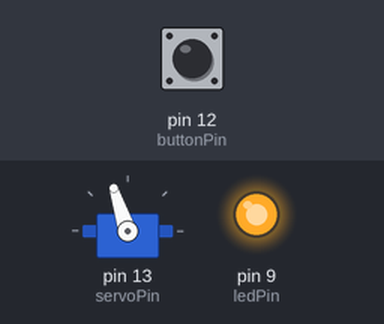
Bench run of a sketch on a simulated Arduino Uno, built with avr-gcc and run on an emulated ATmega328P. On the bench: servo, output pins drawn as LEDs (lit = HIGH). The test bench sets the inputs (shaded band); at power-on: pin 12 (buttonPin) LOW.

Above: at 2.7 s.
2.8 s: pin 12 (buttonPin) pulled HIGH for 1.2 s
At 3.7 s:
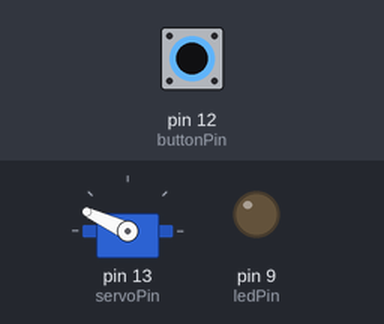
At 4.15 s:
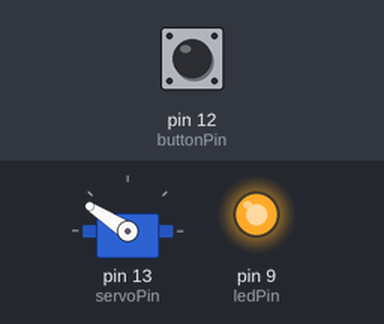
Timing chart, 0 to 12.3 s (numbered marks = the images above; inputs shaded):
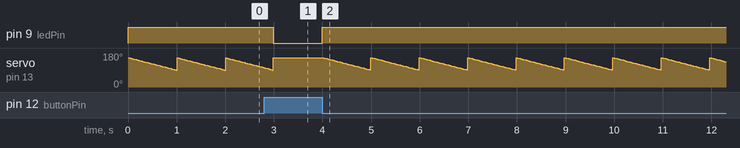

The sketch:

PushUpMachine1.ino
```cpp
#include <Servo.h>
int buttonPin = 12; // the number of the push button pin
int ledPin = 9;

int servoPin = 13;
Servo jackedArm;
int currentPos = 155;
int progress = 0;

bool working = true;
// the number of the LED pin
void setup() {
pinMode(buttonPin, INPUT);  // set push button pin into input mode
pinMode(ledPin, OUTPUT);
jackedArm.attach(servoPin);
// set LED pin into output mode
}
void loop() {
  if (digitalRead(buttonPin) == HIGH) { // if the button is not pressed
    working = false;
  }
  else {
    working = true;
  }
if (working) {
  digitalWrite(ledPin, HIGH);
   for (progress = 0; progress <= 65; progress += 1) { // goes from 0 degrees to 180 degrees
      jackedArm.write(currentPos - progress);
    delay(15);                       // waits 15ms for the servo to reach the position
  }
  currentPos = 155;
  jackedArm.write(currentPos);
  progress = 0;
} else {
  digitalWrite(ledPin, LOW);
// switch off LED
// if the button is pressed
// switch on LED
}
}
```

Measured:
- after the input at 2.8 s, pin 9 (ledPin): HIGH → LOW after 0.19 s, → HIGH 1.0 s later
